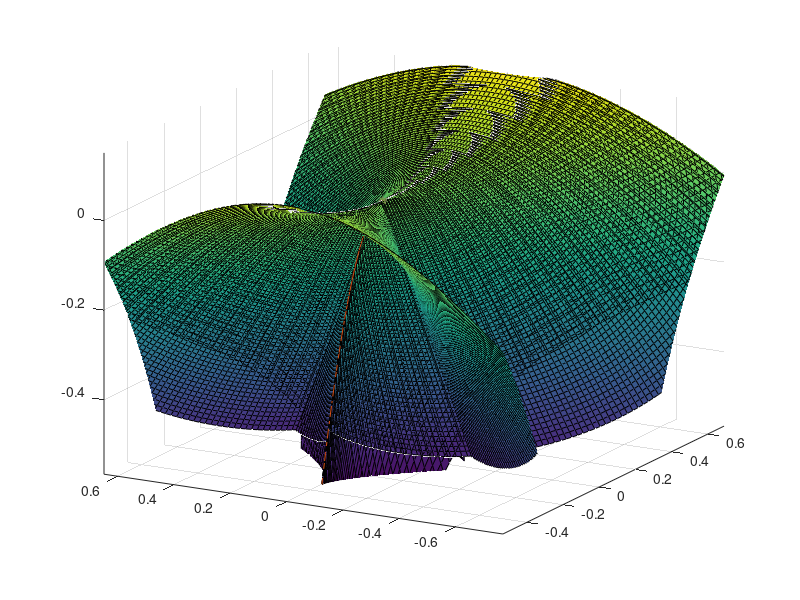

This chart was generated by the following MATLAB code: (Note: this script raises an error after producing the figure.)
% Hyperbolic umbilic

% @author  Christian Offen
% @version 1.0

e=0.;   % perturbation e=0.8
axlims=[-0.5912    0.7667   -0.8535    0.7199   -0.6290    0.1677];

%% Surface parametrisation in mu and y 
% a =mu, b=mux, c=muy

muu = linspace(-1,1,200);
yy = linspace(-0.3,0.3,200);
[mu,y] = meshgrid(muu,yy);

ss = sqrt(-mu.^2-2*mu.*y + 3*y.^2 + e^2/16);
ss(imag(ss)~=0) = NaN;

a = mu;
b = 1/2*(y.*(4*ss-e)-mu.*(4.*ss+e));
c = -2*mu.*y-3*y.^2-1/16*(4*ss + e).^2;

a(a>axlims(2) | a < axlims(1))=NaN;
b(b>axlims(4) | b < axlims(3))=NaN;
c(c>axlims(6) | c < axlims(5))=NaN;

clf
pl(1)=surf(a,b,c);
hold on

ss = -ss;
b = 1/2*(y.*(4*ss-e)-mu.*(4.*ss+e));
c = -2*mu.*y-3*y.^2-1/16*(4*ss + e).^2;

a(a>axlims(2) | a < axlims(1))=NaN;
b(b>axlims(4) | b < axlims(3))=NaN;
c(c>axlims(6) | c < axlims(5))=NaN;

pl(2)=surf(a,b,c);


%% Surface parametrisation in x,y
%{
[x,y] = meshgrid(linspace(-0.5,0.5));

ss=sqrt(-x.^2 + 4*y.^2);
ss(imag(ss)~=0) = NaN;

mu = -y - ss; 
mux = -4* x.* y - 2* x.*ss - y.*e; 
muy = -x.^2 - y.^2 + 2*y.*ss;

pl(6)=mesh(mu,mux,muy);

ss=-ss;
mu = -y - ss; 
mux = -4* x.* y - 2* x.*ss - y.*e; 
muy = -x.^2 - y.^2 + 2*y.*ss;

pl(7)=mesh(mu,mux,muy);

%}

%% 

%% Surface parametrisation in mu and x 
% a =mu, b=mux, c=muy

muu = linspace(-0.8,0.8,100);
xx = linspace(-0.5,0.5,100);
[mu,x] = meshgrid(muu,xx);

ss =  sqrt(8*mu.^2 + 3*x.*(2*x + e));
ss(imag(ss)~=0) = NaN;

a = mu;
b = 1/6*(mu.*(8*x-2*e)+sqrt(2)*(2*x+e).*ss);
c = 1/6*(-14*mu.^2-3*x.*(4*x+e)+4*sqrt(2)*mu.*ss);

a(a>axlims(2) | a < axlims(1))=NaN;
b(b>axlims(4) | b < axlims(3))=NaN;
c(c>axlims(6) | c < axlims(5))=NaN;

pl(8)=surf(a,b,c);
hold on

ss = -ss;
b = 1/6*(mu.*(8*x-2*e)+sqrt(2)*(2*x+e).*ss);
c = 1/6*(-14*mu.^2-3*x.*(4*x+e)+4*sqrt(2)*mu.*ss);

a(a>axlims(2) | a < axlims(1))=NaN;
b(b>axlims(4) | b < axlims(3))=NaN;
c(c>axlims(6) | c < axlims(5))=NaN;

pl(9)=surf(a,b,c);

%% inner cusp line



muu = linspace(-1,0.4);

y=1/24*(8*muu + (64*muu.^2 - 3*e^2)./(512*muu.^3 - 24*muu*e^2 + sqrt(3)*sqrt((64*muu.^2*e - 3*e^3).^2)).^(1/3)... 
                + (512*muu.^3 - 24*muu*e.^2 + sqrt(3)*sqrt((64*muu.^2*e - 3*e^3).^2)).^(1/3));

y(imag(y)~=0) = NaN;
mu = muu;
            
ss = sqrt(-mu.^2-2*mu.*y + 3*y.^2 + e^2/16);
ss(imag(ss)~=0) = NaN;
a = mu;
b = 1/2*(y.*(4*ss-e)-mu.*(4.*ss+e));
c = -2*mu.*y-3*y.^2-1/16*(4*ss + e).^2;

a(a>axlims(2) | a < axlims(1))=NaN;
b(b>axlims(4) | b < axlims(3))=NaN;
c(c>axlims(6) | c < axlims(5))=NaN;

pl(3) = plot3(a,b,c);


%% outer cusp lines

mu = linspace(-1,0,200);
y = 1/12*(4*mu - sqrt(64*mu.^2 - 3*e.^2));
y(imag(y)~=0) = NaN;
            
%ss = sqrt(-mu.^2-2*mu.*y + 3*y.^2 + e^2/16);
%ss(imag(ss)~=0) = NaN;
ss=0;
a = mu;
b = 1/2*(y.*(4*ss-e)-mu.*(4.*ss+e));
c = -2*mu.*y-3*y.^2-1/16*(4*ss + e).^2;

a(a>axlims(2) | a < axlims(1))=NaN;
b(b>axlims(4) | b < axlims(3))=NaN;
c(c>axlims(6) | c < axlims(5))=NaN;

pl(4) = plot3(a,b,c);


mu = linspace(0,1,200);
y = 1/12*(4*mu + sqrt(64*mu.^2 - 3*e.^2));
y(imag(y)~=0) = NaN;
            
ss=0;
a = mu;
b = 1/2*(y.*(4*ss-e)-mu.*(4.*ss+e));
c = -2*mu.*y-3*y.^2-1/16*(4*ss + e).^2;

a(a>axlims(2) | a < axlims(1))=NaN;
b(b>axlims(4) | b < axlims(3))=NaN;
c(c>axlims(6) | c < axlims(5))=NaN;

pl(5) = plot3(a,b,c);

%% bifurcation points

mu = sqrt(3)/8*e;
ss=0;
y = 1/12*(4*mu);
a = mu;
b = 1/2*(y.*(4*ss-e)-mu.*(4.*ss+e));
c = -2*mu.*y-3*y.^2-1/16*(4*ss + e).^2;

pl(10) = plot3(a,b,c,'*');

mu = -mu;

y = 1/12*(4*mu);
a = mu;
b = 1/2*(y.*(4*ss-e)-mu.*(4.*ss+e));
c = -2*mu.*y-3*y.^2-1/16*(4*ss + e).^2;

a(a>axlims(2) | a < axlims(1))=NaN;
b(b>axlims(4) | b < axlims(3))=NaN;
c(c>axlims(6) | c < axlims(5))=NaN;

pl(11) = plot3(a,b,c,'*');



%%
axis(axlims*0.9)
view([-61 21])
ax=gca;
ax.XTickLabel={}; ax.YTickLabel={}; ax.ZTickLabel={};
for j=1:length(pl)
   if(isa(pl(j), 'matlab.graphics.chart.primitive.Surface'))
    pl(j).LineStyle='none' ;
    pl(j).EdgeColor=0.4*[1 1 1];
    pl(j).FaceAlpha=0.9;
    
   end
   if(isa(pl(j), 'matlab.graphics.chart.primitive.Line'))
       pl(j).LineWidth=7;
       pl(j).Color='k';
   end
end

pl(10).MarkerSize=30;
pl(11).MarkerSize=30;

view([-58.7333 22.2])
%axis vis3d
% c1=camlight('right');
%  c2=camlight('headlight');
% c2.Color=0*[1 1 1];
% material metal
colormap('gray')
%%
%%{
title('D_4^+')
xl=xlabel('\mu_1');
yl=ylabel('\mu_2');
zl=zlabel('\mu_3');
ax.FontSize=30;
%}